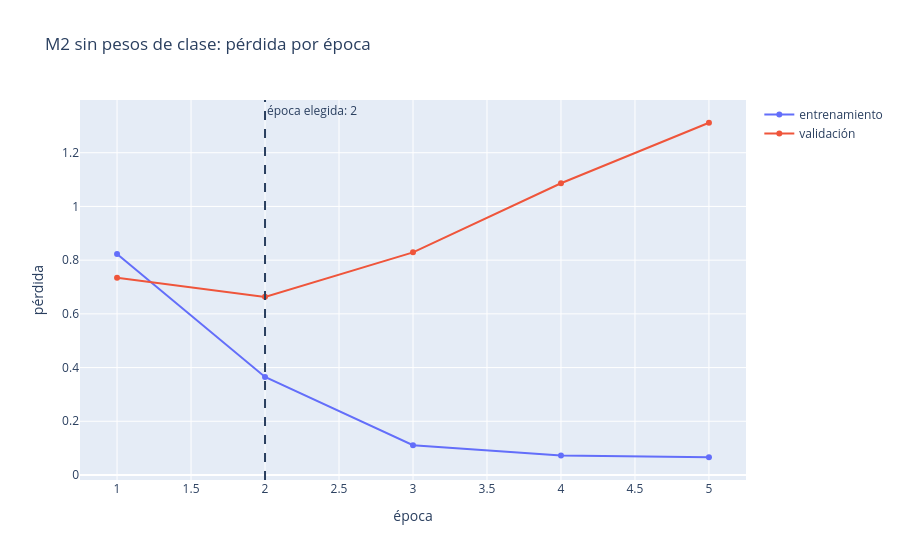
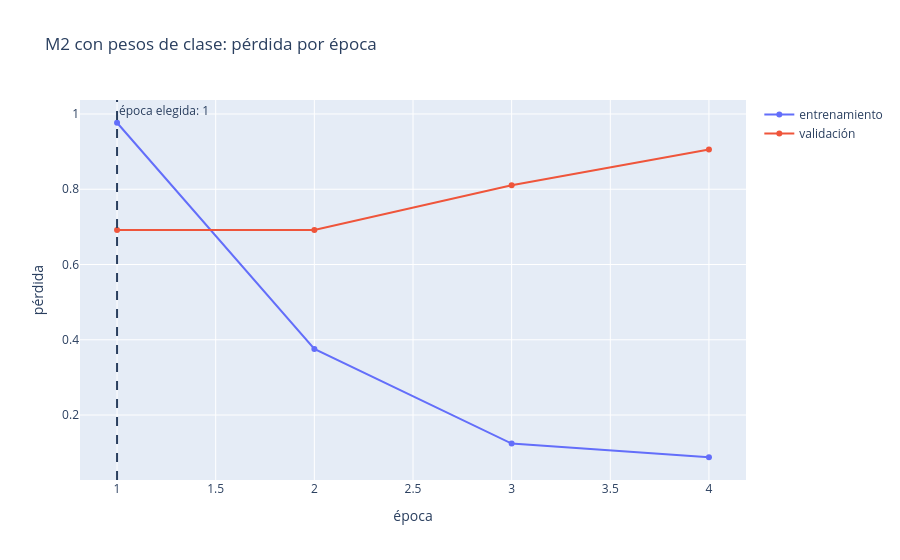

Notebook code cell kept with these figures, in order:
### Markdown cell above
Las pérdidas de entrenamiento y de validación por época de las dos versiones, con la época elegida marcada:

### Code cell
dibujar_perdidas(historial_sin_pesos, "M2 sin pesos de clase: pérdida por época")
dibujar_perdidas(historial_con_pesos, "M2 con pesos de clase: pérdida por época")

### Figure 1 — Plotly figure (JSON) as saved in the notebook; plotly's stock layout.template omitted (floating-point values rounded to 4 significant figures)
{"data": [{"hovertemplate": "=entrenamiento<br>época=%{x}<br>pérdida=%{y}<extra></extra>", "legendgroup": "entrenamiento", "line": {"color": "#636efa", "dash": "solid"}, "marker": {"symbol": "circle"}, "mode": "lines+markers", "name": "entrenamiento", "orientation": "v", "showlegend": true, "type": "scatter", "x": [1, 2, 3, 4, 5], "xaxis": "x", "y": [0.8226, 0.3649, 0.1109, 0.07235, 0.06606], "yaxis": "y"}, {"hovertemplate": "=validación<br>época=%{x}<br>pérdida=%{y}<extra></extra>", "legendgroup": "validación", "line": {"color": "#EF553B", "dash": "solid"}, "marker": {"symbol": "circle"}, "mode": "lines+markers", "name": "validación", "orientation": "v", "showlegend": true, "type": "scatter", "x": [1, 2, 3, 4, 5], "xaxis": "x", "y": [0.7348, 0.6633, 0.8291, 1.086, 1.312], "yaxis": "y"}], "layout": {"annotations": [{"showarrow": false, "text": "época elegida: 2", "x": 2, "xanchor": "left", "xref": "x", "y": 1, "yanchor": "top", "yref": "y domain"}], "legend": {"title": {"text": ""}, "tracegroupgap": 0}, "shapes": [{"line": {"dash": "dash"}, "type": "line", "x0": 2, "x1": 2, "xref": "x", "y0": 0, "y1": 1, "yref": "y domain"}], "title": {"text": "M2 sin pesos de clase: pérdida por época"}, "xaxis": {"anchor": "y", "domain": [0.0, 1.0], "title": {"text": "época"}}, "yaxis": {"anchor": "x", "domain": [0.0, 1.0], "title": {"text": "pérdida"}}}}

### Figure 2 — Plotly figure (JSON) as saved in the notebook; plotly's stock layout.template omitted (floating-point values rounded to 4 significant figures)
{"data": [{"hovertemplate": "=entrenamiento<br>época=%{x}<br>pérdida=%{y}<extra></extra>", "legendgroup": "entrenamiento", "line": {"color": "#636efa", "dash": "solid"}, "marker": {"symbol": "circle"}, "mode": "lines+markers", "name": "entrenamiento", "orientation": "v", "showlegend": true, "type": "scatter", "x": [1, 2, 3, 4], "xaxis": "x", "y": [0.9767, 0.3756, 0.1241, 0.08777], "yaxis": "y"}, {"hovertemplate": "=validación<br>época=%{x}<br>pérdida=%{y}<extra></extra>", "legendgroup": "validación", "line": {"color": "#EF553B", "dash": "solid"}, "marker": {"symbol": "circle"}, "mode": "lines+markers", "name": "validación", "orientation": "v", "showlegend": true, "type": "scatter", "x": [1, 2, 3, 4], "xaxis": "x", "y": [0.6915, 0.6917, 0.8105, 0.9056], "yaxis": "y"}], "layout": {"annotations": [{"showarrow": false, "text": "época elegida: 1", "x": 1, "xanchor": "left", "xref": "x", "y": 1, "yanchor": "top", "yref": "y domain"}], "legend": {"title": {"text": ""}, "tracegroupgap": 0}, "shapes": [{"line": {"dash": "dash"}, "type": "line", "x0": 1, "x1": 1, "xref": "x", "y0": 0, "y1": 1, "yref": "y domain"}], "title": {"text": "M2 con pesos de clase: pérdida por época"}, "xaxis": {"anchor": "y", "domain": [0.0, 1.0], "title": {"text": "época"}}, "yaxis": {"anchor": "x", "domain": [0.0, 1.0], "title": {"text": "pérdida"}}}}
